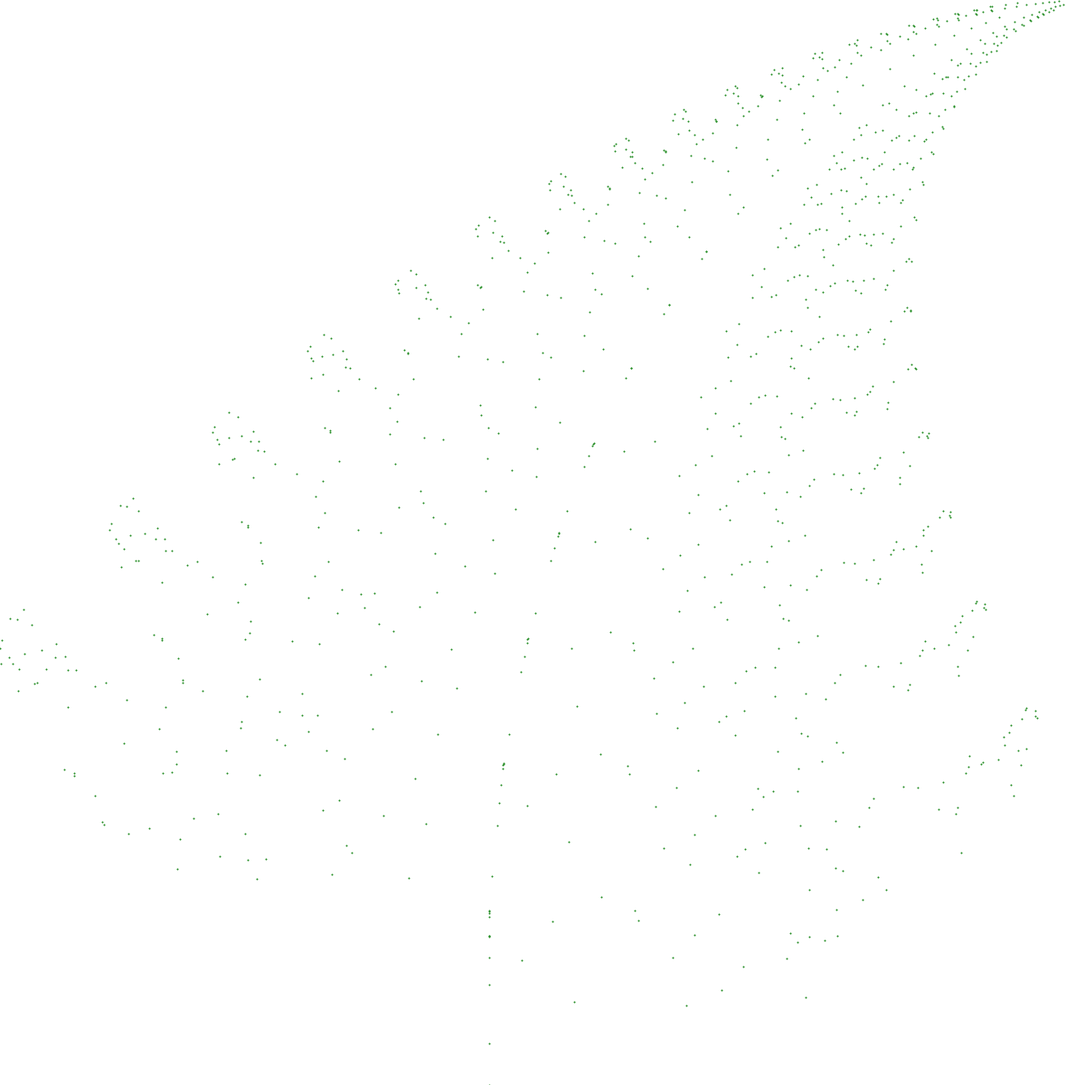
Frame 1 (no input)
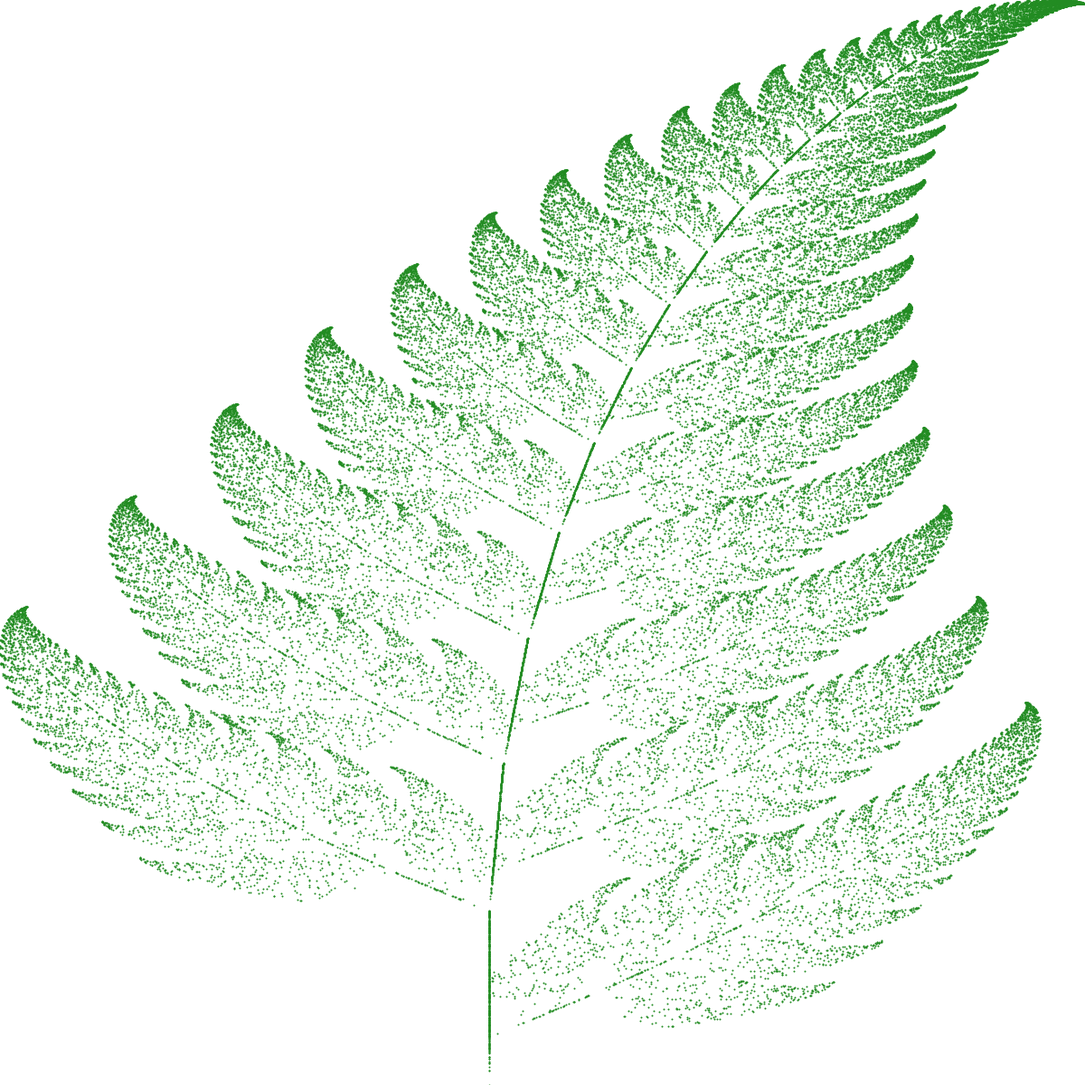
Frame 60 (the mouse pressed at the canvas centre just before this capture)
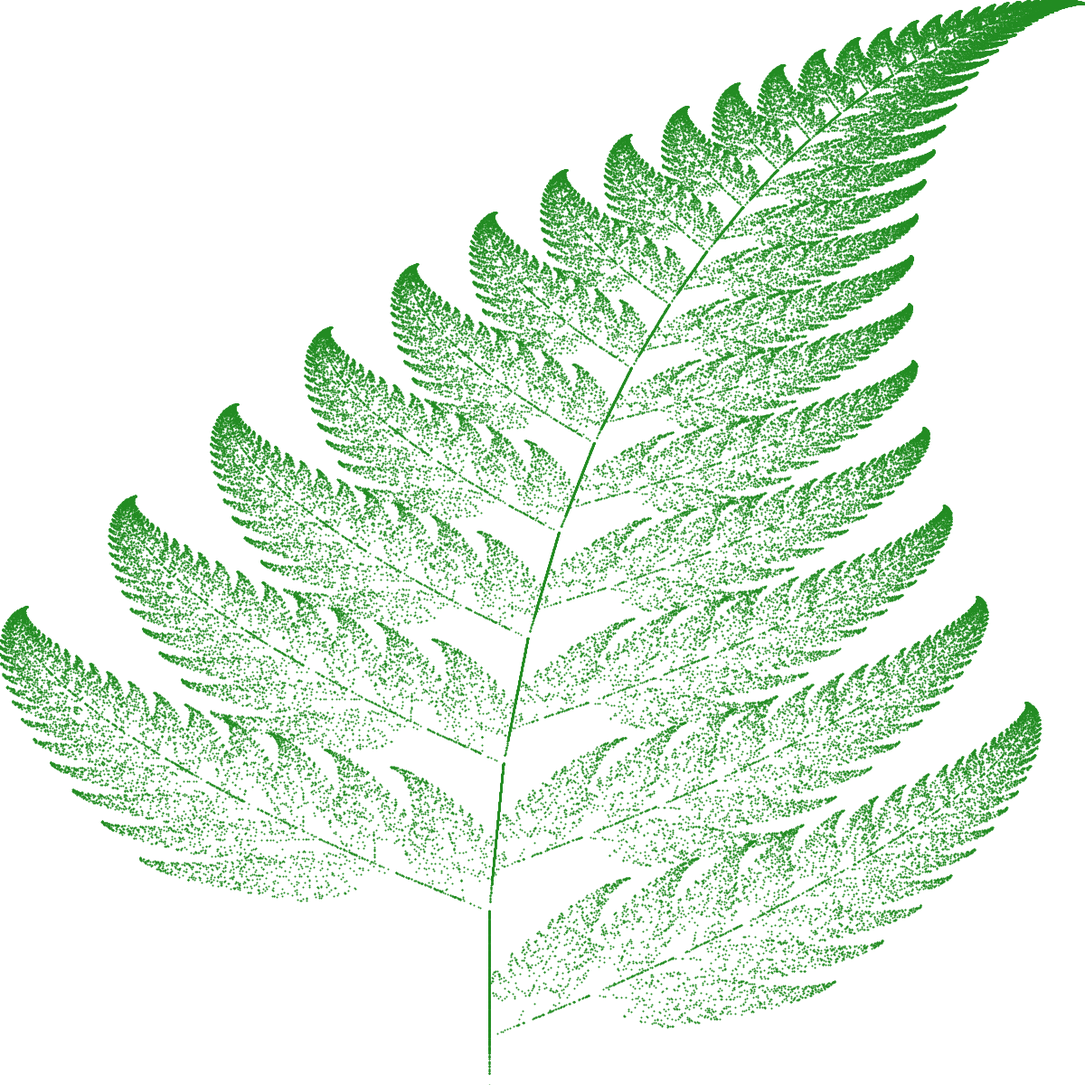
Frame 120 (the mouse held since frame 60 and released just before this capture)

The Processing sketch that drew these frames (run headless with seeded random() and noise(); from frame 60 on, the mouse is pressed at the canvas centre):

// Processing sketch: Barnsley_Fern
// ── Barnsley_Fern.pde
float x = 0;
float y = 0;

void setup() {
    size(1200, 1200);
    background(255);
}

void draw() {
  if (frameCount < 1000) {
    for (int i = 0; i < 1000; i++) {
      drawpoint();
      nextpoint();
    }
  }
  
  if (frameCount == 1050) {
      save("Barsnley_Fern.jpg");
  }
}
void drawpoint() {
  stroke(34, 139, 34);
  strokeWeight(2);
  
  float px = map(x, -2.1820, 2.6558, 0, width);
  float py = map(y, 0, 9.9983, height, 0);
  
  point(px, py);
  
}

void nextpoint() {
  float nextX;
  float nextY;
  
  float r = random(1);
  
  if (r < 0.01) {
    
     nextX = 0;
     nextY = 0.16 * y;
     
  } else if (r < 0.86) {
    
     nextX = 0.85 * x + 0.04 * y;
     nextY = -0.04 * x + 0.85 * y + 1.6;
     
  } else if (r < 0.93) {
    
     nextX = 0.20 * x - 0.26 * y;
     nextY = 0.23 * x + 0.22 * y + 1.6;
     
  } else {
    
     nextX = -0.15 * x + 0.28 * y;
     nextY =  0.26 * x + 0.24 * y + 0.44;
     
  }
  
  x = nextX;
  y = nextY;
  
}
